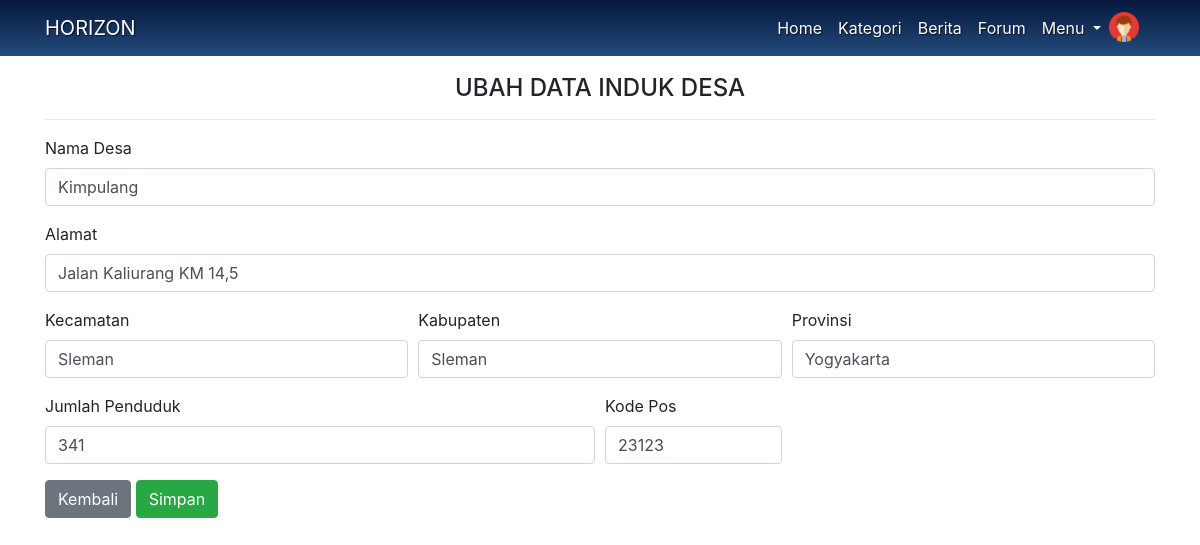
The page /controller/edit_data/7 on the database as committed earlier.
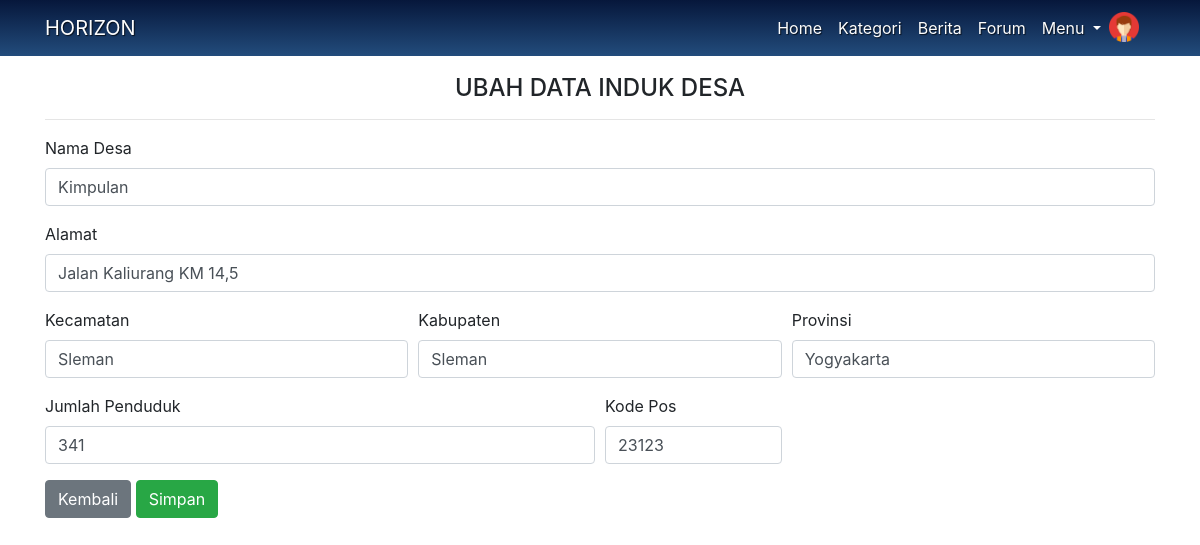
The same page on the database as committed later.
### tables this page shows
CREATE TABLE `m_data_destana` (
  `id_destana` int(11) NOT NULL,
  `nama_destana` varchar(100) NOT NULL,
  `nama_kepala_destana` varchar(100) NOT NULL,
  `jenis_destana` enum('Belum Dikategorikan','Utama','Madya','Pratama','Bukan Desa Tangguh Bencana') NOT NULL,
  `jumlah_penduduk` int(11) NOT NULL,
  `alamat` varchar(200) NOT NULL,
  `provinsi` varchar(50) NOT NULL,
  `kabupaten` varchar(50) NOT NULL,
  `kecamatan` varchar(50) NOT NULL,
  `kelurahan` varchar(50) NOT NULL,
  `kode_pos` int(15) NOT NULL
);

### application/controllers/controller.php (called while the page is built, shortened)
<?php
class controller extends CI_Controller {
	function __construct() {
		$this->load->library(array('form_validation'));
		$this->load->helper(array('form', 'url'));
		$this->load->model('M_model');
	}
		public function edit_data($id_destana){
			$destana = $this->M_model->GetDesa(" where id_destana = '$id_destana'");
			$data = array(
				"nama_destana" => $destana[0]['nama_destana'],
				"jumlah_penduduk" => $destana[0]['jumlah_penduduk'],
				"kecamatan" => $destana[0]['kecamatan'],
				"kabupaten" => $destana[0]['kabupaten'],
				"provinsi" => $destana[0]['provinsi'],
				"alamat" => $destana[0]['alamat'],
				"kode_pos" => $destana[0]['kode_pos']
			);
			$this->load->view('ubahdesa', $data);
		}
}

### index.php (called while the page is built, shortened)
<?php
require_once BASEPATH.'core/CodeIgniter.php';

### application/models/M_model.php (called while the page is built, shortened)
<?php
class M_model extends CI_Model{
    public function GetDesa($where=""){
        $desa = $this->db->query('SELECT * FROM m_data_destana'.$where);
        return $desa->result_array();
    }
  }
  ?>

### application/views/ubahdesa.php (the view, shortened to what this page needs)
<?php require 'f_header.php'; ?>
    <form method="POST" action="<?php echo base_url()."controller/do_update"; ?>" class="container" style="padding-top:50px">
    <h4 class="mt-4 text-center">UBAH DATA INDUK DESA</h4><hr>
    <div class="form-row mt-3">
        <div class="col">
        <label for="namaDesa">Nama Desa</label>
        <input type="text" class="form-control" name="nama_destana" value="<?= $nama_destana; ?>">
        </div>
    </div>
    <div class="form-group mt-3">
        <label for="inputAlamat">Alamat</label>
        <input type="text" class="form-control" id="inputAlamat" name="alamat" value="<?= $alamat; ?>">
    </div>
    <div class="form-row mt-3">
        <div class="form-group col-md-4">
        <label for="kecamatan">Kecamatan</label>
        <input type="text" class="form-control" id="kecamatan" name="kecamatan" value="<?= $kecamatan; ?>">
        </div>
        <div class="form-group col-md-4">
        <label for="kabupaten">Kabupaten</label>
        <input type="text" class="form-control" id="kabupaten" name="kabupaten" value="<?= $kabupaten; ?>">
        </div>
        <div class="form-group col-md-4">
        <label for="provinsi">Provinsi</label>
        <input type="text" class="form-control" id="provinsi" name="provinsi" value="<?= $provinsi; ?>">
        </div>
    </div>
    <div class="form-row">
        <div class="form-group col-md-6">
        <label for="inputWarga">Jumlah Penduduk</label>
        <input type="text" class="form-control" id="inputWarga" name="jumlah_penduduk" value="<?= $jumlah_penduduk; ?>">
        </div>
        <div class="form-group col-md-2">
        <label for="inputKode">Kode Pos</label>
        <input type="text" class="form-control" id="inputKode" name="kode_pos" value="<?= $kode_pos; ?>">
        </div>
    </div>
    <a href="<?= base_url()."controller/desa"?>" class="btn btn-secondary">Kembali</a>
    <button type="submit" class="btn btn-success">Simpan</button>
    </form>
<?php require 'footer.php'; ?>

Rows that differ between the two databases and show on the page:
changed m_data_destana "Jalan Kaliurang KM 14,5": nama_destana "Kimpulang" → "Kimpulan"
